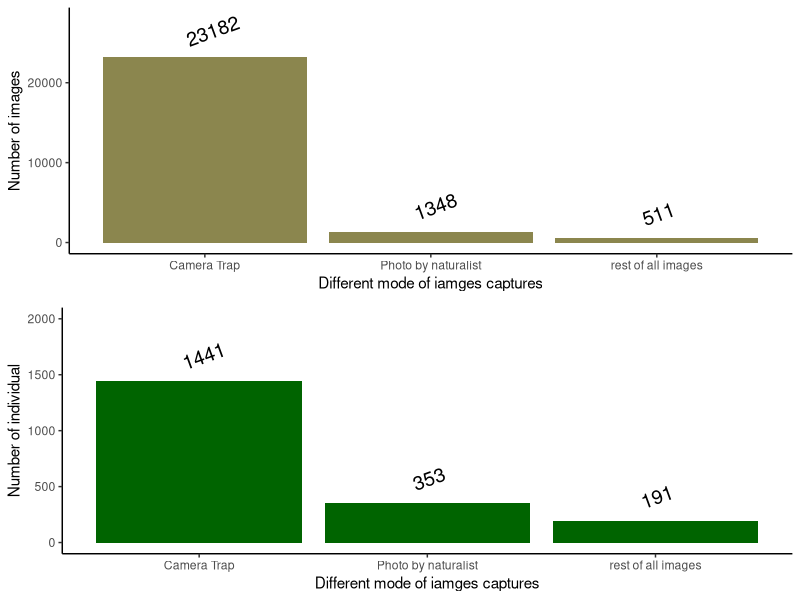
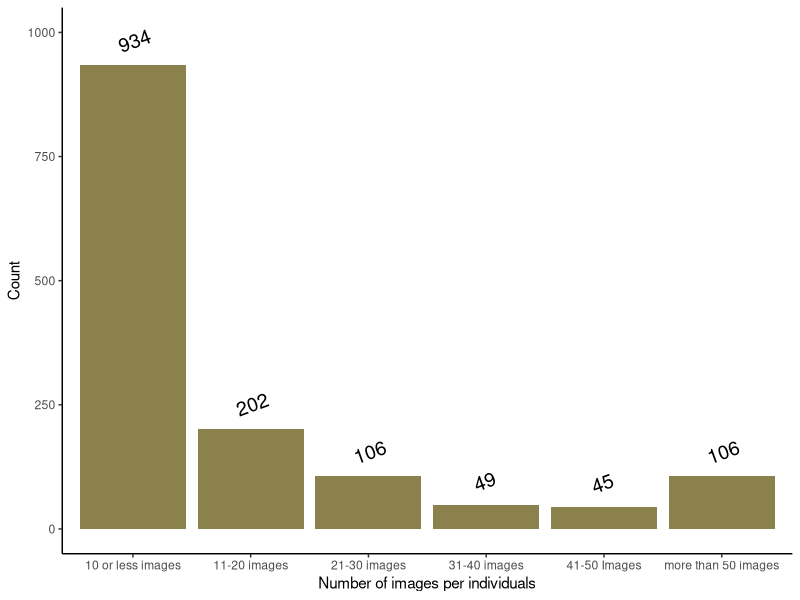
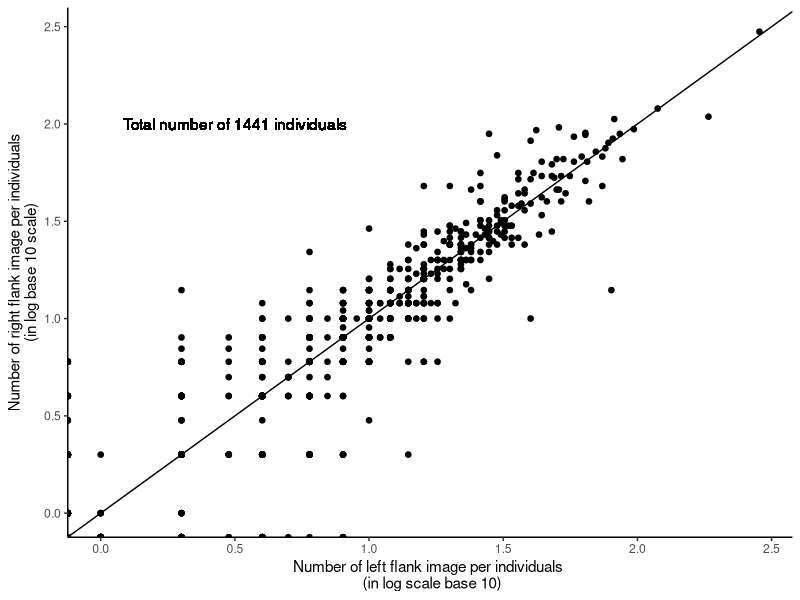
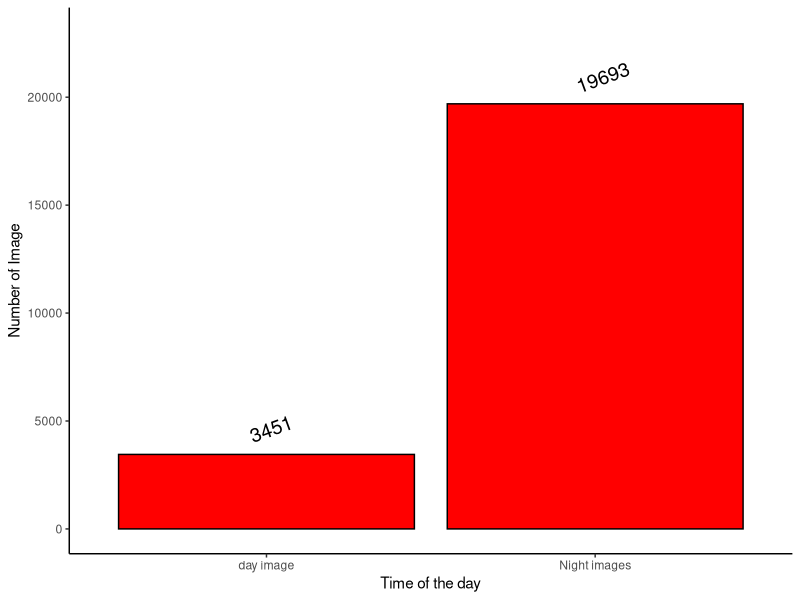
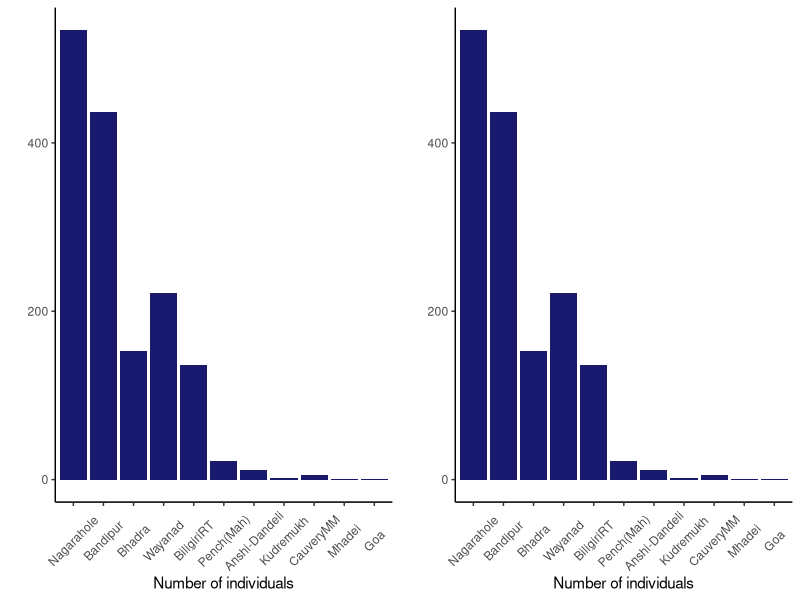

Generate these figures, in order, with R:
## ---- chunk 1
animal_data<-read.csv("Animal_cature_details.csv",header = T)
require(dplyr)
require(ggplot2)

## ---- chunk 2
require(ggplot2)
require(gridExtra)
capture_mode_cat<-c("Camera Trap","Photo by naturalist","rest of all images")
capture_mode_cat<-ordered(capture_mode_cat,levels=capture_mode_cat)
number_of_images<-rep(NA,length(capture_mode_cat))
#camera trap images
number_of_images[1]<-nrow(subset(animal_data,animal_data$CPMD=="CT"))
#photograph
number_of_images[2]<-nrow(subset(animal_data,animal_data$CPMD=="PH"))
#rest all
number_of_images[3]<-nrow(animal_data)-sum(number_of_images[1:2]) 
CPMD<-data.frame(mode_of_cap=capture_mode_cat,value=(number_of_images))
cmpd_plot<-ggplot(data = CPMD,aes(y=value,x=mode_of_cap))
number<-cmpd_plot+geom_bar(stat="identity",fill="khaki4")+geom_text(aes(label=value),hjust=0.2,vjust=-1,size=5,position = position_dodge(0.9),angle=20)+
  ylim(c(0,28000))+labs(x="Different mode of iamges captures",y="Number of images")+theme_classic()

##number of individuals. 
indivi<-rep(NA, length(capture_mode_cat))
#cT
indivi[1]<-length(unique(animal_data$id[which(animal_data$CPMD=="CT")]))
#PH
indivi[2]<-length(unique(animal_data$id[which(animal_data$CPMD=="PH")]))
#rest all
not_PH_CT<-subset(animal_data,is.na(match(animal_data$CPMD,unique(animal_data$CPMD)[3:8]))==F)
indivi[3]<-length(unique(not_PH_CT$id))
CPMD_ind<-data.frame(mode_of_cap=capture_mode_cat,value=(indivi))
cmpd_plot_ind<-ggplot(data = CPMD_ind,aes(y=indivi,x=mode_of_cap))
ind<-cmpd_plot_ind+geom_bar(stat="identity",fill="darkgreen")+geom_text(aes(label=value),hjust=0.2,vjust=-1,size=5,position = position_dodge(0.9),angle=20)+
  ylim(c(0,2000))+labs(x="Different mode of iamges captures",y="Number of individual")+theme_classic()

grid.arrange(number,ind,nrow=2)
## ---- chunk 3
library(ggplot2)
camera_trap_data<-animal_data[animal_data$CPMD=="CT",]
ploting_hist<-group_by(camera_trap_data,id)%>%summarise(count=n())%>%as.data.frame()
ploting_hist<-ploting_hist[order(ploting_hist$count),]
ploting_hist$intervel<-c("10 or less images","11-20 images","21-30 images","31-40 images", "41-50 Images", "more than 50 images")[
  findInterval(ploting_hist$count,c(0,11,21,31,41,51,Inf))
]
final_plot<-group_by(ploting_hist,intervel)%>%summarise(count=n())%>%as.data.frame()
hist_p<-ggplot(data = final_plot,aes(y=count,x=intervel))
hist_p+geom_bar(stat="identity",fill="lightgoldenrod4")+labs(x="Number of images per individuals",y="Count")+theme_classic()+
  ylim(c(0,1000))+geom_text(aes(label=count),hjust=0.2,vjust=-1,size=5,position = position_dodge(0.9),angle=20)
## ---- chunk 4
camera_trap_data$side[grep("L",camera_trap_data$side)]<-"L"
camera_trap_data$side[grep("R",camera_trap_data$side)]<-"R"
flanks<-group_by(camera_trap_data,id,side)%>%summarise(number=n())%>%as.data.frame()

library(tidyr)
require(gridExtra)
flank_plot<-spread(data = flanks,key = "side",value = "number",fill = 0)

spread_plot<-ggplot(data =  flank_plot,aes(x=log10(L),y=log10(R)))
spread_plot+geom_point(color="black",shape=19,size=1.6)+labs(x="Number of left flank image per individuals \n (in log scale base 10)",y="Number of right flank image per individuals\n(in log base 10 scale)")+
  geom_abline(slope = 1, intercept = 0)+theme_classic()+geom_text(aes(x=0.5,y=2.0,label="Total number of 1441 individuals"))

## ---- chunk 5
require(lubridate)
require(data.table)
camera_trap_data$time_seen<-as_datetime(camera_trap_data$time_seen)
time_data<-as_datetime(camera_trap_data$time_seen,tz="GMT")
time_data<-format(time_data,format = "%H%M%S")
time_data<-time_data%>%na.omit()
Time_block=as.POSIXct(strptime(c("053000","183000"),"%H%M%S"),tz="GMT")
Time_block<-format(Time_block,format = "%H%M%S")
time_of_day<-case_when(
between(time_data,Time_block[1],Time_block[2]) ~"morning",
        TRUE ~"night")
Time_data_frame<-data.frame(time=time_data,class=time_of_day)
Bar_chart<-group_by(Time_data_frame,class)%>%summarise(count=n())%>%as.data.frame()
barp<-ggplot(data = Bar_chart,aes(x=class,y=count))
barp+geom_bar(stat = "identity",fill="red",color="black")+theme_classic()+labs(x="Time of the day",y="Number of Image")+
  scale_x_discrete(breaks=Bar_chart$class,labels=c("day image","Night images"))+
  geom_text(aes(label=count),hjust=0.2,vjust=-1,size=5,position = position_dodge(0.9),angle=20)+ylim(c(0,23000))
## ---- chunk 6
## number of images 
require(dplyr)
img_site<-group_by(camera_trap_data,site)%>%summarise(count=n(),disti_ind=n_distinct(id))%>%as.data.frame()
img_site<-na.omit(img_site)
img_site<-img_site[order(-img_site$count),]
img_site$site<-ordered(img_site$site,levels=img_site$site)
plot_img<-ggplot(data = img_site,aes(x=site,y=count))+geom_bar(stat = "identity",fill="midnightblue")+theme_classic()+theme(axis.text.x = element_text(angle = 45,vjust = 0.5))+
  labs(x="Number of images",y="")
## number of individuals. 
ind_site<-plot_img<-ggplot(data = img_site,aes(x=site,y=disti_ind))+geom_bar(stat = "identity",fill="midnightblue")+theme_classic()+theme(axis.text.x = element_text(angle = 45,vjust = 0.5))+
  labs(x="Number of individuals",y="")
gridExtra::grid.arrange(plot_img,ind_site,nrow=1,ncol=2)

library(knitr)
names(img_site)<-c("Camera trapsites","number of images","number of individuals")
kable(img_site,row.names = F)
